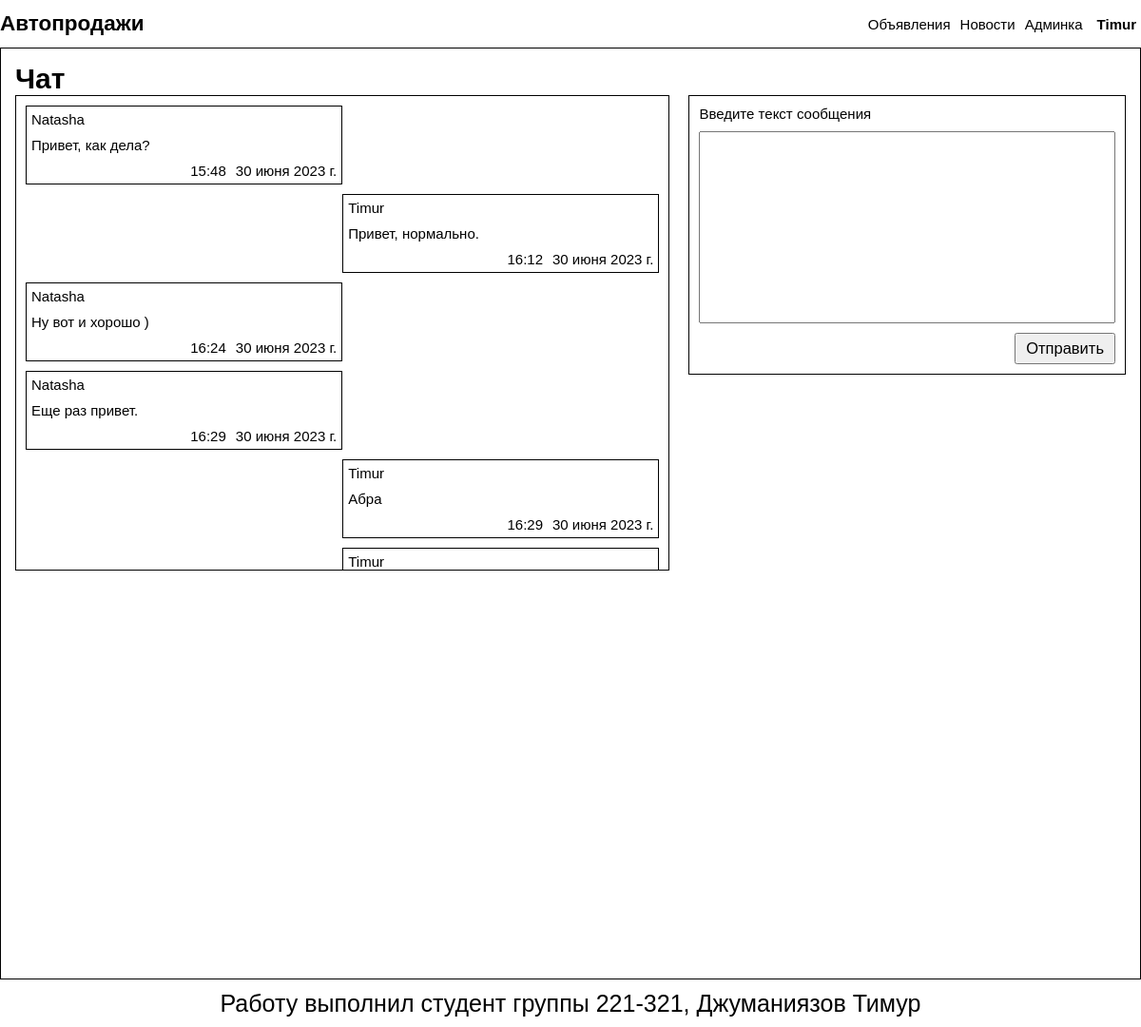
The page /chat/2/ (signed in) on the database its author committed.
### mainApp/models.py (models this page shows, shortened)
class Сommunication(models.Model):
    sender = models.ForeignKey(User, on_delete=models.CASCADE, related_name='sender', verbose_name='Отправитель')
    recipient = models.ForeignKey(User, on_delete=models.CASCADE, related_name='recipient', verbose_name='Получатель')
    text = models.TextField(verbose_name='Содержание')
    created_date = models.DateField(null=True, auto_now_add=True, verbose_name='Дата написания')
    created_time = models.TimeField(auto_now_add=True, null=True, verbose_name='Время написания')
    class Meta:
       verbose_name = "Сообщение"
       verbose_name_plural = "Общение"

### mainApp/views.py (the view)
# urls.py: path('chat/<int:user_id>/', to_chat, name='chat'),
def to_chat(request, user_id:int):
    sender = request.user
    recipient = get_object_or_404(User, pk=user_id)
    messages = list(Сommunication.objects.filter(sender_id=sender.id, recipient_id=recipient.id) | Сommunication.objects.filter(sender_id=recipient.id, recipient_id=sender.id))
    messages = sorted(messages, key=lambda x: (x.created_date, x.created_time))
    if sender.is_authenticated:
        if sender.id != recipient.id:
            return render(request, 'chat.html', {'sender': sender, 'recipient': recipient, 'messages': messages})
    return render(request, 'error.html', {'error_title': 'Ошибка',
                                                    'error_text': 'Что-то пошло не так'})

### mainApp/templates/chat.html (shortened to what this page needs)
{% extends "base.html" %}
{% block content %}
    <h1>Чат</h1>
    <div class="chat-container">
        <div class="messages wrapper">
            {% if messages %}
            {% for message in messages %}
            <div class="message wrapper {% if message.sender.id == user.id %}message--sender{% endif %}">
                <p class="message__sender">{{ message.sender }}</p>
                <p class="message__text">{{ message.text }}</p>
                <div class="message__created">
                    <p class="message__time">{{ message.created_time }}</p>
                    <p class="message__date">{{ message.created_date }}</p>
                </div>
            </div>
            {% endfor %}
            {% endif %}
        </div>
        <form action="{% url 'mainApp:send_message' recipient.id %}" class="wrapper" method="post">
            <label for="text">Введите текст сообщения</label>
            <textarea name="text" id="text" rows="10" required></textarea>
            <button class="btn" type="submit" style="align-self: flex-end;">Отправить</button>
        </form>
    </div>
{% endblock content %}

### mainApp/templates/base.html (shortened to what this page needs)
{% load static %}
<!DOCTYPE html>
<html lang="ru">
<head>
    <link rel="stylesheet" href="{% static 'styles/base.css' %}">
</head>
<body>
    <header class="header">
        <div class="container header__container">
            <a href="/" class="header__logo">Автопродажи</a>
            <nav class="header__nav">
                <ul class="menu">
                    <li class="menu__item">
                        <a class="menu__link" href="{% url 'mainApp:all_advertisements' %}">Объявления</a>
                    </li>
                    <li class="menu__item">
                        <a class="menu__link" href="{% url 'mainApp:all_news' %}">Новости</a>
                    </li>
                    <li class="menu__item">
                        <a class="menu__link" href="/admin">Админка</a>
                    </li>
                </ul>
                <ul class="menu header__user-info">
                    {% if not user.is_authenticated %}
                        <li class="menu__item">
                            <a class="menu__link" href="{% url 'users:register' %}">Регистрация</a>
                        </li>
                        <li class="menu__item">
                            <a class="menu__link" href="{% url 'users:login' %}">Вход</a>
                        </li>
                    {% else %}
                        <li class="menu__item">
                            <a class="menu__link" href="{% url 'mainApp:author_profile' user.id %}">{{ user }}</a>
                        </li>
                    {% endif %}
                </ul>
            </nav>
        </div>
    </header>
    <main class="main">
        <div class="container main__container">
            {% block content %}{% endblock content %}
        </div>
    </main>
    <footer class="footer">
        <div class="container footer__container">
            <p class="common-text common-text--size_big">Работу выполнил студент группы 221-321, Джуманиязов Тимур</p>
        </div>
    </footer>
</body>

### mainApp/static/styles/base.css (style rules this page uses)
:root { font-size: 15px; }
*, *::before, *::after { padding: 0; margin: 0; box-sizing: border-box; }
a { color: black; text-decoration: none; }
.container { max-width: 1200px; margin: 0 auto; }
.wrapper { display: flex; flex-direction: column; }
body { display: flex; flex-direction: column; height: 100vh; font-family: Verdana, Geneva, Tahoma, sans-serif; }
.main { flex: 1 1 0; width: 100%; }
.main__container { height: 100%; border-right: 1px solid black; border-left: 1px solid black; padding: 15px; }
.header { border-bottom: 1px solid black; }
.header__container { display: flex; justify-content: space-between; align-items: center; height: 50px; }
.header__logo { font-size: 1.5rem; text-decoration: none; font-weight: bold; }
.header__nav { display: flex; justify-content: space-between; align-items: center; gap: 10px; }
.header__user-info { background-color: rgba(255, 255, 255, 0.2); border-radius: 5px; padding: 2px 5px; font-weight: 600; }
.menu { list-style: none; display: flex; justify-content: space-between; align-items: center; gap: 10px; }
.menu__link { display: inline-block; text-decoration: none; }
.common-text { font-size: 1.067rem; }
.common-text--size_big { font-size: 1.67rem; }
.btn { cursor: pointer; padding: 5px 10px; font-size: 1.1rem; display: inline-block; width: fit-content; }
input, textarea { font-size: 1.1rem; padding: 5px; min-width: 250px; resize: none; }
.footer { border-top: 1px solid black; }
.footer__container { display: flex; align-items: center; justify-content: center; height: 50px; }

### mainApp/templates/chat.html (style rules this page uses)
.chat-container { display: flex; gap: 20px; align-items: center; }
.messages { gap: 10px; border: 1px solid black; height: 500px; width: 700px; overflow-y: scroll; padding: 10px; }
.message { width: 50%; padding: 5px; gap: 10px; border: 1px solid black; }
.message--sender { align-self: flex-end; }
.message__created { display: flex; justify-content: end; align-self: flex-end; gap: 10px; }
form { border: 1px solid black; align-self: flex-start; width: 40%; gap: 10px; padding: 10px; }
textarea { width: 100%; }

### rows shown on the page
Сommunication: sender "Natasha", text "Привет, как дела?", created_time "15:48", created_date "30 июня 2023 г."
Сommunication: sender "Timur", text "Привет, нормально.", created_time "16:12", created_date "30 июня 2023 г."
Сommunication: sender "Natasha", text "Ну вот и хорошо )", created_time "16:24", created_date "30 июня 2023 г."
Сommunication: sender "Natasha", text "Еще раз привет.", created_time "16:29", created_date "30 июня 2023 г."
Сommunication: sender "Timur", text "Абра", created_time "16:29", created_date "30 июня 2023 г."
Сommunication: sender "Timur"

### other values the page prints
{{ user }} "Timur"
